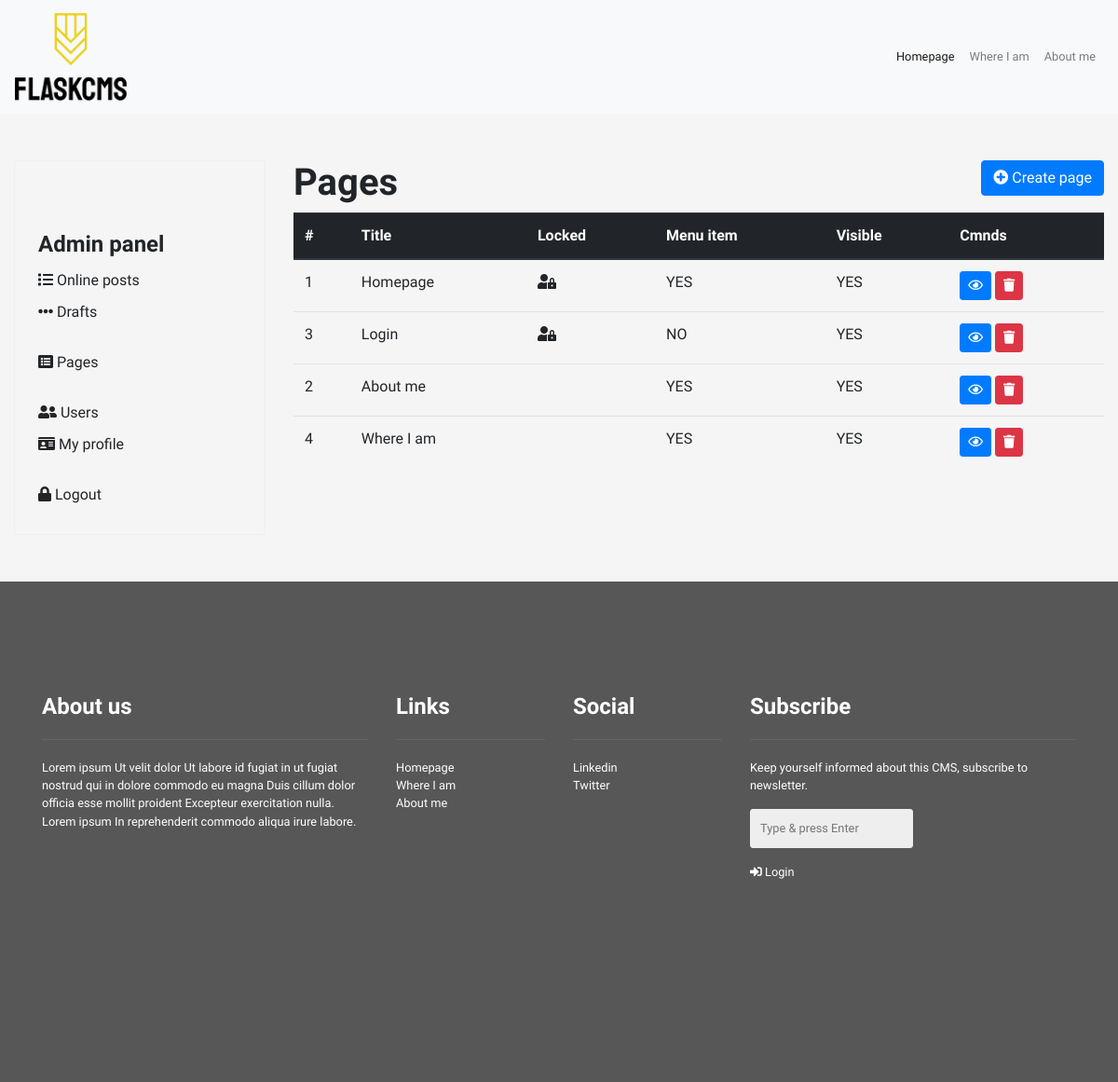
The app's page /admin/pages (signed in) with its own data.
### tables this page shows
CREATE TABLE 'pages' ('idpages' integer PRIMARY KEY AUTOINCREMENT NOT NULL, 'is_visible' integer DEFAULT 0 , 'title' varchar(500), 'subtitle' varchar(500), 'text' text, 'menu_item' integer DEFAULT 0 , 'menu_order' integer DEFAULT 0 , 'photo' varchar(150), 'locked' boolean DEFAULT 0, 'meta_title' varchar(150) DEFAULT '', 'meta_description' varchar(500), 'meta_keywords' varchar(150), 'meta_image' varchar(150), 'url' varchar(250));

### application.py (the view)
@app.route("/admin/pages", methods=["GET", "POST"])
@login_required
def admin_pages():
    if session["user_level"] != 1:
        return redirect("/admin/home")
    opt = global_options(db)
    menu = global_menu(db)
    this_page = admin_default_tags()
    rows = db.execute("SELECT * FROM pages ORDER BY locked DESC, menu_item DESC, is_visible DESC")
    return render_template("admin-pages.html", opt = opt, menu = menu, page = this_page, rows = rows)

### application.py (called while the page is built)
@app.after_request
def after_request(response):
    response.headers["Cache-Control"] = "no-cache, no-store, must-revalidate"
    response.headers["Expires"] = 0
    response.headers["Pragma"] = "no-cache"
    return response

### helpers.py (called while the page is built)
def login_required(f):
    @wraps(f)
    def decorated_function(*args, **kwargs):
        if session.get("user_id") is None:
            return redirect("/admin")
        return f(*args, **kwargs)
    return decorated_function

def global_options(db):
    globals = db.execute("SELECT * FROM options WHERE id=1")
    return globals[0]

def global_menu(db):
    menu = db.execute("SELECT url, title FROM pages WHERE is_visible=1 AND menu_item=1 ORDER BY menu_order ASC")
    return menu

def admin_default_tags():
    tags = {
        'meta_title': 'ADMIN CONTROL PANEL'
    }
    return tags

### templates/admin-pages.html (shortened to what this page needs)
{% extends "admin-base.html" %}
{% block content %}
<div class="col-md-9 col-lg-9">
    <h1>Pages<button class="btn btn-md btn-primary float-right" onclick="Admin.page.create()"><i class="fas fa-plus-circle"></i> Create page</button></h1>
    <div class="table-responsive-sm">
    <table class="table">
        <thead class="thead-dark">
          <tr>
            <th scope="col">#</th>
            <th scope="col">Title</th>
            <th scope="col">Locked</th>
            <th scope="col">Menu item</th>
            <th scope="col">Visible</th>
            <th scope="col">Cmnds</th>
          </tr>
        </thead>
        <tbody>
          {% for row in rows %}
          <tr>
            <td scope="row">{{row['idpages']}}</td>
            <td>{{row['title']}}</td>
            <td>{% if row['locked'] == 1 %}<i class="fas fa-user-lock"></i>{% endif %} </td>
            <td>{% if row['menu_item'] == 1 %}YES{% else %}NO{% endif %} </td>
            <td>{% if row['is_visible'] == 1 %}YES{% else %}NO{% endif %} </td>
            <td>
                <button type="button" class="btn btn-sm btn-primary" onclick="Admin.page.view({{row["idpages"]}})"><i class="far fa-eye"></i></button>
                <button type="button" class="btn btn-sm btn-danger" onclick="Admin.page.delete({{row["idpages"]}})"><i class="fa fa-trash"></i></button>
            </td>
          </tr>
          {% endfor %}
        </tbody>
      </table>
    </div>
</div>
{% endblock %}

### templates/admin-base.html (shortened to what this page needs)
<!DOCTYPE html>
<html lang="en">
    <head>
        <link href="https://maxcdn.bootstrapcdn.com/bootstrap/4.1.3/css/bootstrap.min.css" rel="stylesheet">
        <link href="//cdn.quilljs.com/1.3.6/quill.snow.css" rel="stylesheet">
        <link href="/static/css/style.css" rel="stylesheet">
        <link rel="stylesheet" href="https://cdnjs.cloudflare.com/ajax/libs/animate.css/4.0.0/animate.min.css" />
        <link rel="stylesheet" href="https://use.fontawesome.com/releases/v5.13.1/css/all.css">
    </head>
    <body>
      <nav class="navbar navbar-expand-lg navbar-light bg-light">
          <a class="navbar-brand" href="/">
            <img src="/static/img/logo_small.png" alt="SITE_NAME logo" />
          </a>
          <div class="collapse navbar-collapse" id="navbarSupportedContent">
            <ul class="navbar-nav ">
              {%
              for item in menu
              %}
              {% if item.url == 'homepage' %}
              <li class="nav-item active">
                <a class="nav-link" href="/">{{item.title}}</a>
              </li>
              {% else %}
              <li class="nav-item">
                <a class="nav-link" href="/pages/{{item.url}}">{{item.title}}</a>
              </li>
              {% endif %}
              {%
              endfor
              %}
            </ul>
          </div>
      </nav>
      <div id="contents">
        <div class="container container-2">
            <div class="row">
                <div class="col-md-3 col-lg-3">
                    <div class="classic-panel">
                        <h4>Admin panel</h4>
                        <ul class="menu-1">
                            <li><a href="/admin/home"><i class="fas fa-list"></i> Online posts</a></li>
                            <li><a href="/admin/drafts"><i class="fas fa-ellipsis-h"></i> Drafts</a></li>
                            {% if session['user_level'] == 1 %}
                            <li class="divider"></li>
                            <li><a href="/admin/pages"><i class="fas fa-list-alt"></i> Pages</a></li>
                            {% endif %}
                            <li class="divider"></li>
                            {% if session['user_level'] == 1 %}<li><a href="/admin/users"><i class="fas fa-user-friends"></i> Users</a></li>{% endif %}
                            <li><a href="/admin/profile"><i class="fas fa-id-card"></i> My profile</a></li>
                            <li class="divider"></li>
                            <li><a href="/logout" onclick="return confirm('Are you sure?')"><i class="fas fa-lock"></i> Logout</a></li>
                        </ul>
                    </div>
                </div>
                {% block content %}{% endblock %}
            </div>
        </div>
      </div>
      <footer>
        <div class="container">
        <div class="row">
          <div class="col-sm-12 col-md-4">
            <h4>About us</h4>
            <p>
              Lorem ipsum Ut velit dolor Ut labore id fugiat in ut fugiat nostrud qui in dolore commodo eu magna Duis cillum dolor officia esse mollit proident Excepteur exercitation nulla. Lorem ipsum In reprehenderit commodo aliqua irure labore.
            </p>
          </div>
          <div class="col-sm-12 col-md-2">
            <h4>Links</h4>
            <ul>
              {%
              for item in menu
              %}
              {% if item.url == 'homepage' %}
              <li class="nav-item active">
                <a class="nav-link" href="/">{{item.title}}</a>
              </li>
              {% else %}
              <li class="nav-item">
                <a class="nav-link" href="/pages/{{item.url}}">{{item.title}}</a>
              </li>
              {% endif %}
              {%
              endfor
              %}
            </ul>
          </div>
          <div class="col-sm-12 col-md-2">
            <h4>Social</h4>
            <ul>
              <li><a href="https://www.linkedin.com/in/alessandro-mussini-86315849/" target="_blank" rel="noopener">Linkedin</a></li>
              <li><a href="https://twitter.com/alemussini" target="_blank" rel="noopener">Twitter</a></li>
            </ul>
          </div>
          <div class="col-sm-12 col-md-4">
            <h4>Subscribe</h4>
            <p>
              Keep yourself informed about this CMS, subscribe to newsletter.
            </p>
            <p>
              <input type="email" placeholder="Type & press Enter" />
            </p>
            <p>
              <a href="/admin"><i class="fas fa-sign-in-alt"></i> Login</a>
            </p>
          </div>
        </div>
      </div>
      </footer>
    </body>
</html>

### static/css/style.css (style rules this page uses)
body { font-family: 'Arimo', sans-serif; font-size: 16px; background-color: #f5f5f5; }
h1, h2, h3, h4, h5, h6 { font-family: 'Muli', cursive; font-weight: 800; }
nav.navbar { background-color: #eaeaea; }
.classic-panel { border: 1px solid #efefef;border-radius: 3px;padding: 25px; }
ul.menu-1 { list-style: none; margin: 0; padding: 0; }
ul.menu-1 a { color: #212529; }
ul.menu-1 li { padding: 5px 0; }
ul.menu-1 li.divider { height: 20px; }
.container-2 { max-width: 1600px; }
.container-2 h4 { margin-top: 50px; }
input[type="email"], input[type="password"], input[type="text"], select.form-control, input[type="file"], input[type="number"] { background-color: #eeeeee; padding: 10px; width: 50%; border: 1px solid #eeeeee; border-radius: 3px; height: auto; }
.navbar-expand-lg { justify-content: space-between; }
.navbar-collapse { flex-grow: 0; }
.navbar-brand img { width: 120px; }
nav.navbar, footer { font-size: 80%; }
#contents { padding: 50px 0; }
.page_content, #contents { max-width: 1600px; margin: auto; }
footer { padding: 120px 0 200px 0; background: #575757; color: #FFF; }
footer h4 { margin: 0; margin-bottom: 0px; border-bottom: 1px solid #666565; padding-bottom: 20px; margin-bottom: 20px; }
footer ul { list-style: none; padding: 0; }
footer a { color: #fff; }
footer input { padding: 15px 22px; font-family: 'Arimo', sans-serif; border: none; border-radius: 3px; background-color: #d0d0d0; }
footer .nav-link { padding: 0; }

### records on screen
pages: title "Homepage", idpages "1", locked True (drawn), menu_item "YES", is_visible "YES"
pages: title "Where I am", idpages "4", menu_item "YES", is_visible "YES"
pages: title "About me", idpages "2", menu_item "YES", is_visible "YES"
pages: idpages "3", title "Login", locked True (drawn), menu_item "NO", is_visible "YES"
